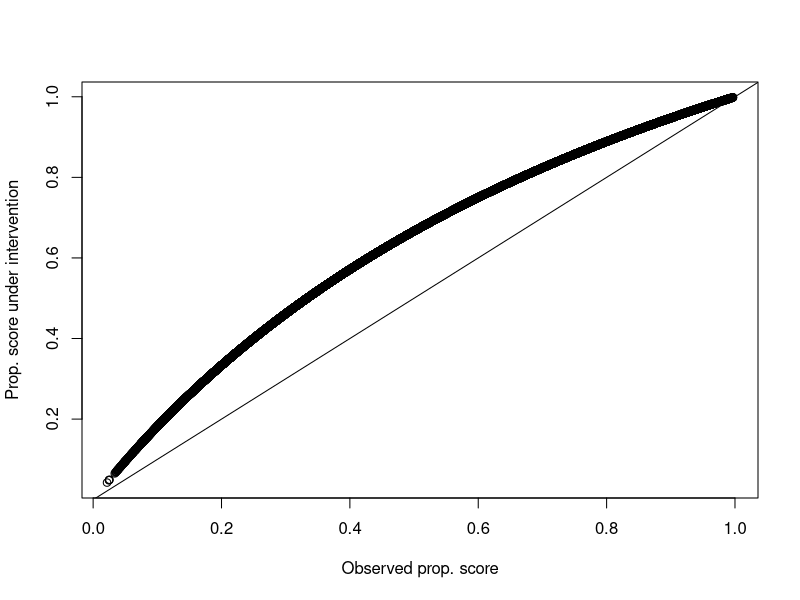

This figure's R source:
## \dimendef\prevdepth=0

## \pgfdeclarelayer{background}

## \pgfsetlayers{background,main}

## \usetikzlibrary{arrows,positioning}

## \tikzset{

## >=stealth',

## punkt/.style={

## rectangle,

## rounded corners,

## draw=black, very thick,

## text width=6.5em,

## minimum height=2em,

## text centered},

## pil/.style={

## ->,

## thick,

## shorten <=2pt,

## shorten >=2pt,}

## }

## \newcommand{\Vertex}[2]

## {\node[minimum width=0.6cm,inner sep=0.05cm] (#2) at (#1) {$#2$};

## }

## \newcommand{\VertexR}[2]

## {\node[rectangle, draw, minimum width=0.6cm,inner sep=0.05cm] (#2) at (#1) {$#2$};

## }

## \newcommand{\ArrowR}[3]

## { \begin{pgfonlayer}{background}

## \draw[->,#3] (#1) to[bend right=30] (#2);

## \end{pgfonlayer}

## }

## \newcommand{\ArrowL}[3]

## { \begin{pgfonlayer}{background}

## \draw[->,#3] (#1) to[bend left=45] (#2);

## \end{pgfonlayer}

## }

## \newcommand{\EdgeL}[3]

## { \begin{pgfonlayer}{background}

## \draw[dashed,#3] (#1) to[bend right=-45] (#2);

## \end{pgfonlayer}

## }

## \newcommand{\Arrow}[3]

## { \begin{pgfonlayer}{background}

## \draw[->,#3] (#1) -- +(#2);

## \end{pgfonlayer}

## }

## \begin{tikzpicture}

##   \Vertex{-4, 0}{W}

##   \Vertex{0, 0}{M}

##   \Vertex{-2, 0}{A}

##   \Vertex{2, 0}{Y}

##   \Arrow{W}{A}{black}

##   \Arrow{A}{M}{black}

##   \Arrow{M}{Y}{black}

##   \ArrowL{W}{Y}{black}

##   \ArrowL{A}{Y}{black}

##   \ArrowL{W}{M}{black}

## \end{tikzpicture}


## -----------------------------------------------------------------------------
n <- 1e6
w <- rnorm(n)
a <- rbinom(n, 1, plogis(1 + w))
m <- rnorm(n, w + a)
y <- rnorm(n, w + a + m)


## -----------------------------------------------------------------------------
fit_y1 <- lm(y ~ m + a + w)
fit_y2 <- lm(y ~ a + w)


## -----------------------------------------------------------------------------
pred_y1_a1 <- predict(fit_y1, newdata = data.frame(a = 1, m, w))
pred_y1_a0 <- predict(fit_y1, newdata = data.frame(a = 0, m, w))
pred_y2_a1 <- predict(fit_y2, newdata = data.frame(a = 1, w))
pred_y2_a0 <- predict(fit_y2, newdata = data.frame(a = 0, w))


## -----------------------------------------------------------------------------
pseudo_a1 <- pred_y2_a1 - pred_y1_a1
pseudo_a0 <- pred_y2_a0 - pred_y1_a0


## -----------------------------------------------------------------------------
pscore_fit <- glm(a ~ w, family = binomial())
pscore <- predict(pscore_fit, type = 'response')
## How do the intervention vs observed propensity score compare
pscore_delta <- 2 * pscore / (2 * pscore + 1 - pscore)


## -----------------------------------------------------------------------------
plot(pscore, pscore_delta, xlab = 'Observed prop. score',
     ylab = 'Prop. score under intervention')
abline(0, 1)


## -----------------------------------------------------------------------------
odds <- (pscore_delta / (1 - pscore_delta)) / (pscore / (1 - pscore))
summary(odds)


## -----------------------------------------------------------------------------
indirect <- pseudo_a1 * pscore_delta + pseudo_a0 * (1 - pscore_delta)


## -----------------------------------------------------------------------------
## E[Y(Adelta) - Y(Adelta, M)]
mean(indirect)


## -----------------------------------------------------------------------------
direct <- (pred_y1_a1 - y) * pscore_delta +
       (pred_y1_a0 - y) * (1 - pscore_delta)
mean(direct)

